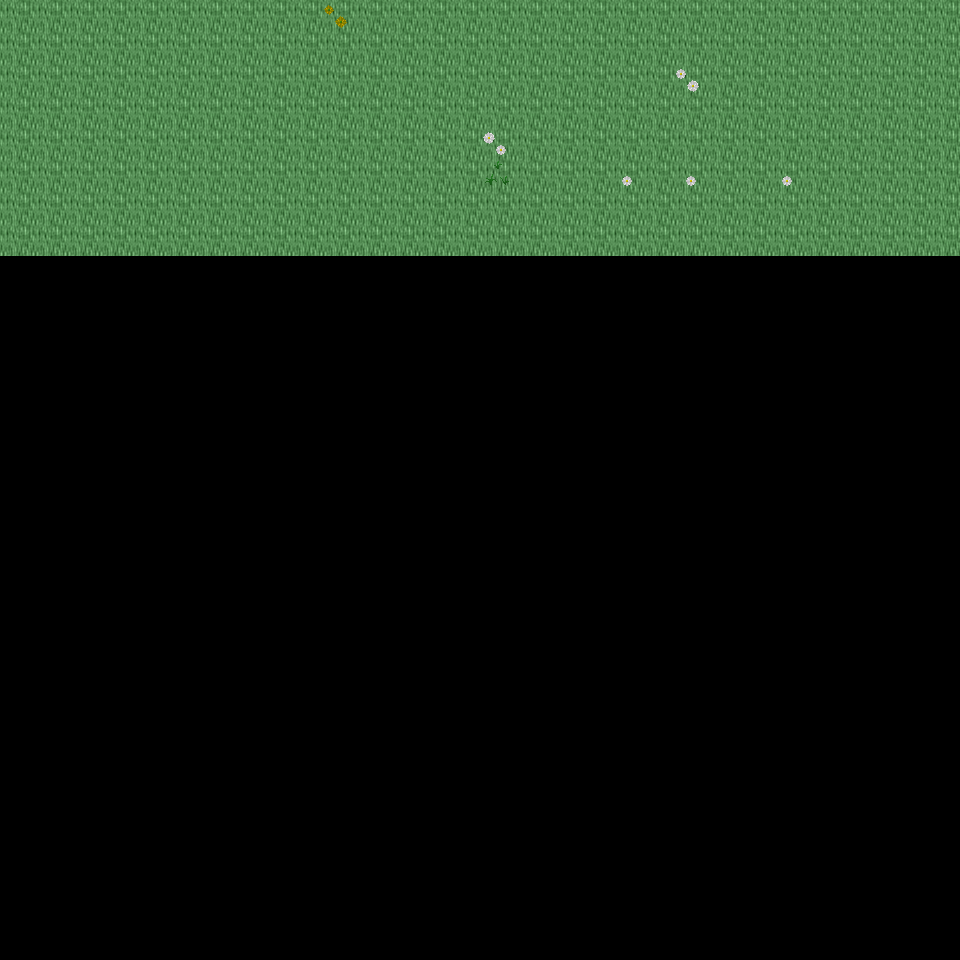

Tiled map render using the project's own tile images. Description and the map definition, with tile-layer contents summarised, below:
An orthogonal 30x30 tile map with 32x32 px tiles, 6 tile layers (Ground, Object, Object2, Above, ...), 35 tilesets and 3 objects (3x mapExit).

<map version="1.0" orientation="orthogonal" renderorder="right-down" width="30" height="30" tilewidth="32" tileheight="32" nextobjectid="4">
  <tileset firstgid="1" name="tileset_ground_ground" tilewidth="32" tileheight="32" tilecount="33" columns="3">
    <image source="../drawable/tileset_ground_ground.png" width="96" height="352" />
  </tileset>
  <tileset firstgid="34" name="tileset_ground_ice_ice" tilewidth="32" tileheight="32" tilecount="3" columns="3">
    <image source="../drawable/tileset_ground_ice_ice.png" width="96" height="32" />
  </tileset>
  <tileset firstgid="37" name="tileset_plant_flower_daisy_white" tilewidth="32" tileheight="32" tilecount="8" columns="2">
    <image source="../drawable/tileset_plant_flower_daisy_white.png" width="64" height="128" />
  </tileset>
  <tileset firstgid="45" name="tileset_ground_rock_pebbles" tilewidth="32" tileheight="32" tilecount="3" columns="1">
    <image source="../drawable/tileset_ground_rock_pebbles.png" width="32" height="96" />
  </tileset>
  <tileset firstgid="48" name="tileset_plant_grasses" tilewidth="32" tileheight="32" tilecount="6" columns="3">
    <image source="../drawable/tileset_plant_grasses.png" width="96" height="64" />
  </tileset>
  <tileset firstgid="54" name="tileset_plant_leaves" tilewidth="32" tileheight="32" tilecount="8" columns="4">
    <image source="../drawable/tileset_plant_leaves.png" width="128" height="64" />
  </tileset>
  <tileset firstgid="62" name="tileset_ground_grass_edges" tilewidth="32" tileheight="32" tilecount="36" columns="12">
    <image source="../drawable/tileset_ground_grass_edges.png" width="384" height="96" />
  </tileset>
  <tileset firstgid="98" name="tileset_plant_flower_daisy_yellow" tilewidth="32" tileheight="32" tilecount="8" columns="2">
    <image source="../drawable/tileset_plant_flower_daisy_yellow.png" width="64" height="128" />
  </tileset>
  <tileset firstgid="106" name="tileset_plant_bush_bushes" tilewidth="32" tileheight="32" tilecount="10" columns="5">
    <image source="../drawable/tileset_plant_bush_bushes.png" width="160" height="64" />
  </tileset>
  <tileset firstgid="116" name="tileset_plant_stump_stump_brown" tilewidth="32" tileheight="32" tilecount="4" columns="2">
    <image source="../drawable/tileset_plant_stump_stump_brown.png" width="64" height="64" />
  </tileset>
  <tileset firstgid="120" name="tileset_plant_stump_stump_green" tilewidth="32" tileheight="32" tilecount="4" columns="2">
    <image source="../drawable/tileset_plant_stump_stump_green.png" width="64" height="64" />
  </tileset>
  <tileset firstgid="124" name="tileset_item_pot_pot_golden" tilewidth="32" tileheight="32" tilecount="4" columns="4">
    <image source="../drawable/tileset_item_pot_pot_golden.png" width="128" height="32" />
  </tileset>
  <tileset firstgid="128" name="tileset_plant_tree_tree_darkgreen" tilewidth="32" tileheight="32" tilecount="88" columns="8">
    <image source="../drawable/tileset_plant_tree_tree_darkgreen.png" width="256" height="352" />
  </tileset>
  <tileset firstgid="216" name="tileset_plant_flower_daisy_blue" tilewidth="32" tileheight="32" tilecount="8" columns="2">
    <image source="../drawable/tileset_plant_flower_daisy_blue.png" width="64" height="128" />
  </tileset>
  <tileset firstgid="224" name="tileset_ground_water_water_bubbles" tilewidth="32" tileheight="32" tilecount="32" columns="8">
    <image source="../drawable/tileset_ground_water_water_bubbles.png" width="256" height="128" />
  </tileset>
  <tileset firstgid="256" name="tileset_ground_water_pool" tilewidth="32" tileheight="32" tilecount="72" columns="3">
    <image source="../drawable/tileset_ground_water_pool.png" width="96" height="768" />
  </tileset>
  <tileset firstgid="328" name="tileset_building_castle" tilewidth="32" tileheight="32" tilecount="320" columns="20">
    <image source="../drawable/tileset_building_castle.png" width="640" height="512" />
  </tileset>
  <tileset firstgid="648" name="tileset_ground_cobbled_paving" tilewidth="32" tileheight="32" tilecount="1" columns="1">
    <image source="../drawable/tileset_ground_cobbled_paving.png" width="32" height="32" />
  </tileset>
  <tileset firstgid="649" name="tileset_ground_grass_corners" tilewidth="32" tileheight="32" tilecount="24" columns="6">
    <image source="../drawable/tileset_ground_grass_corners.png" width="192" height="128" />
  </tileset>
  <tileset firstgid="673" name="tileset_building_fence_fence_chunky" tilewidth="32" tileheight="32" tilecount="21" columns="3">
    <image source="../drawable/tileset_building_fence_fence_chunky.png" width="96" height="224" />
  </tileset>
  <tileset firstgid="694" name="tileset_item_sign_large" tilewidth="32" tileheight="32" tilecount="15" columns="5">
    <image source="../drawable/tileset_item_sign_large.png" width="160" height="96" />
  </tileset>
  <tileset firstgid="709" name="tileset_building_decoration_fancy_gate" tilewidth="32" tileheight="32" tilecount="12" columns="3">
    <image source="../drawable/tileset_building_decoration_fancy_gate.png" width="96" height="128" />
  </tileset>
  <tileset firstgid="721" name="tileset_logic_creature_rodent" tilewidth="32" tileheight="32" tilecount="8" columns="8">
    <image source="../drawable/tileset_logic_creature_rodent.png" width="256" height="32" />
  </tileset>
  <tileset firstgid="729" name="tileset_logic_creature_animal" tilewidth="32" tileheight="32" tilecount="32" columns="8">
    <image source="../drawable/tileset_logic_creature_animal.png" width="256" height="128" />
  </tileset>
  <tileset firstgid="761" name="tileset_logic_item_mushroom" tilewidth="32" tileheight="32" tilecount="6" columns="6">
    <image source="../drawable/tileset_logic_item_mushroom.png" width="192" height="32" />
  </tileset>
  <tileset firstgid="767" name="tileset_logic_item_sheepfood" tilewidth="32" tileheight="32" tilecount="1" columns="1">
    <image source="../drawable/tileset_logic_item_sheepfood.png" width="32" height="32" />
  </tileset>
  <tileset firstgid="768" name="tileset_logic_collision" tilewidth="32" tileheight="32" tilecount="1" columns="1">
    <image source="../drawable/tileset_logic_collision.png" width="32" height="32" />
  </tileset>
  <tileset firstgid="769" name="tileset_logic_protection" tilewidth="32" tileheight="32" tilecount="2" columns="2">
    <image source="../drawable/tileset_logic_protection.png" width="64" height="32" />
  </tileset>
  <tileset firstgid="771" name="tileset_ground_green_paving" tilewidth="32" tileheight="32" tilecount="18" columns="3">
    <image source="../drawable/tileset_ground_green_paving.png" width="96" height="192" />
  </tileset>
  <tileset firstgid="789" name="tileset_item_hen_nest" tilewidth="32" tileheight="32" tilecount="1" columns="1">
    <image source="../drawable/tileset_item_hen_nest.png" width="32" height="32" />
  </tileset>
  <tileset firstgid="790" name="tileset_logic_item_dairy" tilewidth="32" tileheight="32" tilecount="1" columns="1">
    <image source="../drawable/tileset_logic_item_dairy.png" width="32" height="32" />
  </tileset>
  <tileset firstgid="791" name="tileset_light_door_light_ew" tilewidth="32" tileheight="32" tilecount="18" columns="6">
    <image source="../drawable/tileset_light_door_light_ew.png" width="192" height="96" />
  </tileset>
  <tileset firstgid="809" name="tileset_building_barnyard" tilewidth="32" tileheight="32" tilecount="200" columns="8">
    <image source="../drawable/tileset_building_barnyard.png" width="256" height="800" />
  </tileset>
  <tileset firstgid="1009" name="tileset_logic_creature_reptile" tilewidth="32" tileheight="32" tilecount="7" columns="7">
    <image source="../drawable/tileset_logic_creature_reptile.png" width="224" height="32" />
  </tileset>
  <tileset firstgid="1016" name="tileset_logic_creature_fowl" tilewidth="32" tileheight="32" tilecount="6" columns="6">
    <image source="../drawable/tileset_logic_creature_fowl.png" width="192" height="32" />
  </tileset>
  <layer name="Ground" width="30" height="30">
    <data>[900 cells, 240 non-empty, 1 distinct tile ids]</data>
  </layer>
  <layer name="Object" width="30" height="30">
    <data>[900 cells, 7 non-empty, 5 distinct tile ids]</data>
  </layer>
  <layer name="Object2" width="30" height="30">
    <data>[900 cells, 0 non-empty, 0 distinct tile ids]</data>
  </layer>
  <layer name="Above" width="30" height="30">
    <data>[900 cells, 0 non-empty, 0 distinct tile ids]</data>
  </layer>
  <layer name="Above2" width="30" height="30">
    <data>[900 cells, 0 non-empty, 0 distinct tile ids]</data>
  </layer>
  <layer name="Walkable" width="30" height="30">
    <data>[900 cells, 0 non-empty, 0 distinct tile ids]</data>
  </layer>
  <objectgroup name="MapEvents">
    <object id="1" name="north" type="mapExit" x="0" y="0" width="960" height="32">
      <properties>
        <property name="map" value="level_0_x105_y45" />
        <property name="x" value="0" />
        <property name="y" value="28" />
      </properties>
    </object>
    <object id="2" name="west" type="mapExit" x="0" y="0" width="32" height="960">
      <properties>
        <property name="map" value="level_0_x104_y46" />
        <property name="x" value="28" />
        <property name="y" value="0" />
      </properties>
    </object>
    <object id="3" name="east" type="mapExit" x="928" y="0" width="32" height="960">
      <properties>
        <property name="map" value="level_0_x106_y46" />
        <property name="x" value="1" />
        <property name="y" value="0" />
      </properties>
    </object>
  </objectgroup>
</map>
